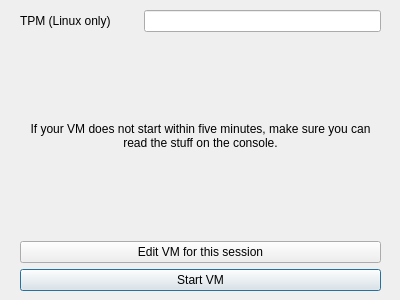
<?xml version="1.0" encoding="UTF-8"?>
<ui version="4.0">
 <class>Dialog</class>
 <widget class="QDialog" name="Dialog">
  <property name="geometry">
   <rect>
    <x>0</x>
    <y>0</y>
    <width>400</width>
    <height>300</height>
   </rect>
  </property>
  <property name="windowTitle">
   <string>Dialog</string>
  </property>
  <widget class="QWidget" name="gridLayoutWidget">
   <property name="geometry">
    <rect>
     <x>10</x>
     <y>10</y>
     <width>381</width>
     <height>281</height>
    </rect>
   </property>
   <layout class="QGridLayout" name="gridLayout">
    <property name="leftMargin">
     <number>10</number>
    </property>
    <property name="rightMargin">
     <number>10</number>
    </property>
    <item row="0" column="0">
     <widget class="QLabel" name="lbl_tpm">
      <property name="text">
       <string>TPM (Linux only)</string>
      </property>
     </widget>
    </item>
    <item row="0" column="1" colspan="2">
     <widget class="QLineEdit" name="le_tpm"/>
    </item>
    <item row="3" column="0" colspan="3">
     <widget class="QPushButton" name="btn_startVM">
      <property name="text">
       <string>Start VM</string>
      </property>
     </widget>
    </item>
    <item row="2" column="0" colspan="3">
     <widget class="QPushButton" name="btn_oneTimeEdit">
      <property name="text">
       <string>Edit VM for this session</string>
      </property>
     </widget>
    </item>
    <item row="1" column="0" colspan="3">
     <widget class="QLabel" name="lbl_vmNotice">
      <property name="text">
       <string>&lt;html&gt;&lt;head/&gt;&lt;body&gt;&lt;p&gt;If your VM does not start within five minutes, make sure you can read the stuff on the console.&lt;/p&gt;&lt;/body&gt;&lt;/html&gt;</string>
      </property>
      <property name="alignment">
       <set>Qt::AlignmentFlag::AlignCenter</set>
      </property>
      <property name="wordWrap">
       <bool>true</bool>
      </property>
     </widget>
    </item>
   </layout>
  </widget>
 </widget>
 <resources/>
 <connections/>
</ui>
